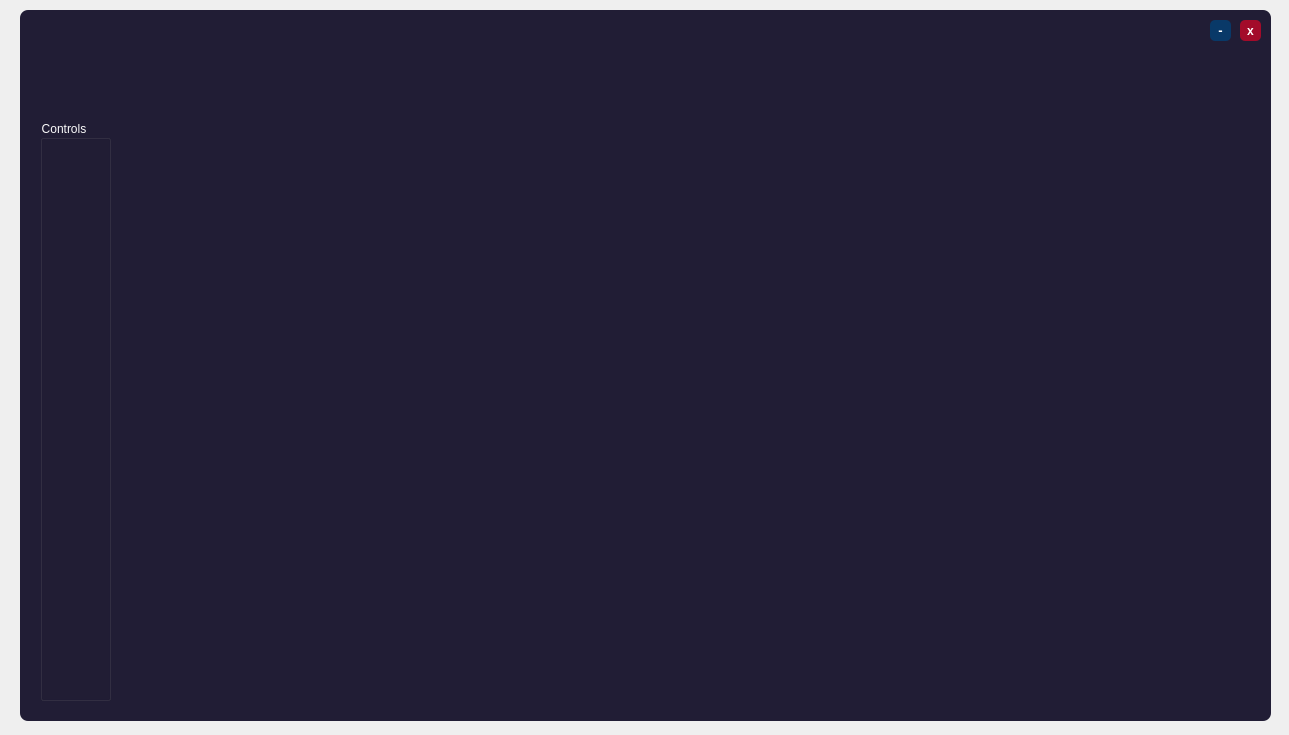
<?xml version="1.0" encoding="UTF-8"?>
<ui version="4.0">
 <class>MainWindow</class>
 <widget class="QMainWindow" name="MainWindow">
  <property name="geometry">
   <rect>
    <x>0</x>
    <y>0</y>
    <width>1289</width>
    <height>735</height>
   </rect>
  </property>
  <property name="windowTitle">
   <string>MainWindow</string>
  </property>
  <widget class="QWidget" name="centralwidget">
   <widget class="QLabel" name="anchor">
    <property name="geometry">
     <rect>
      <x>20</x>
      <y>10</y>
      <width>1251</width>
      <height>711</height>
     </rect>
    </property>
    <property name="font">
     <font>
      <italic>false</italic>
      <bold>false</bold>
     </font>
    </property>
    <property name="styleSheet">
     <string notr="true">background-color:rgba(6, 1, 28, 225);
border-radius:8px;</string>
    </property>
    <property name="text">
     <string/>
    </property>
   </widget>
   <widget class="QLabel" name="logo_2">
    <property name="geometry">
     <rect>
      <x>30</x>
      <y>30</y>
      <width>91</width>
      <height>81</height>
     </rect>
    </property>
    <property name="styleSheet">
     <string notr="true">image: url(:/logos/logo.png);</string>
    </property>
    <property name="text">
     <string/>
    </property>
   </widget>
   <widget class="QPushButton" name="btn_exit">
    <property name="geometry">
     <rect>
      <x>1240</x>
      <y>20</y>
      <width>21</width>
      <height>21</height>
     </rect>
    </property>
    <property name="font">
     <font>
      <bold>true</bold>
     </font>
    </property>
    <property name="cursor">
     <cursorShape>PointingHandCursor</cursorShape>
    </property>
    <property name="autoFillBackground">
     <bool>false</bool>
    </property>
    <property name="styleSheet">
     <string notr="true">QPushButton {
	color: rgb(255, 255, 255);
	background-color: rgb(163, 11, 42);
	border: 0px solid;
	border-radius: 5px;
}
QPushButton:hover {
	background-color: rgb(240, 12, 58);
}</string>
    </property>
    <property name="text">
     <string>x</string>
    </property>
   </widget>
   <widget class="QPushButton" name="btn_minimize">
    <property name="geometry">
     <rect>
      <x>1210</x>
      <y>20</y>
      <width>21</width>
      <height>21</height>
     </rect>
    </property>
    <property name="font">
     <font>
      <pointsize>10</pointsize>
      <bold>true</bold>
     </font>
    </property>
    <property name="cursor">
     <cursorShape>PointingHandCursor</cursorShape>
    </property>
    <property name="styleSheet">
     <string notr="true">QPushButton {
	color: rgb(255, 255, 255);
	background-color: rgb(9, 57, 104);
	border: 0px solid;
	border-radius: 5px;
}
QPushButton:hover {
	background-color: rgb(12, 91, 171);
}


</string>
    </property>
    <property name="text">
     <string>-</string>
    </property>
   </widget>
   <widget class="QGroupBox" name="groupBox">
    <property name="geometry">
     <rect>
      <x>40</x>
      <y>120</y>
      <width>71</width>
      <height>581</height>
     </rect>
    </property>
    <property name="minimumSize">
     <size>
      <width>71</width>
      <height>581</height>
     </size>
    </property>
    <property name="styleSheet">
     <string notr="true">color:rgb(250,250,250)</string>
    </property>
    <property name="title">
     <string>Controls</string>
    </property>
   </widget>
   <widget class="QWidget" name="gridLayoutWidget">
    <property name="geometry">
     <rect>
      <x>129</x>
      <y>49</y>
      <width>1121</width>
      <height>651</height>
     </rect>
    </property>
    <layout class="QGridLayout" name="webcasing"/>
   </widget>
  </widget>
 </widget>
 <resources>
  <include location="../res/dashboard/logo2.qrc"/>
 </resources>
 <connections/>
</ui>
